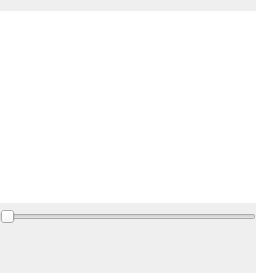
  <widget class="QWidget" name="centralWidget">
   <layout class="QGridLayout" name="gridLayoutMain">
    <property name="leftMargin">
     <number>0</number>
    </property>
    <property name="rightMargin">
     <number>0</number>
    </property>
    <item row="0" column="0">
     <widget class="GraphicsZoomView" name="graphicsView">
      <property name="baseSize">
       <size>
        <width>0</width>
        <height>21</height>
       </size>
      </property>
      <property name="contextMenuPolicy">
       <enum>Qt::CustomContextMenu</enum>
      </property>
      <property name="frameShape">
       <enum>QFrame::NoFrame</enum>
      </property>
      <property name="frameShadow">
       <enum>QFrame::Plain</enum>
      </property>
      <property name="lineWidth">
       <number>0</number>
      </property>
      <property name="verticalScrollBarPolicy">
       <enum>Qt::ScrollBarAlwaysOff</enum>
      </property>
      <property name="horizontalScrollBarPolicy">
       <enum>Qt::ScrollBarAlwaysOff</enum>
      </property>
      <property name="backgroundBrush">
       <brush brushstyle="SolidPattern">
        <color alpha="255">
         <red>0</red>
         <green>0</green>
         <blue>0</blue>
        </color>
       </brush>
      </property>
      <property name="dragMode">
       <enum>QGraphicsView::ScrollHandDrag</enum>
      </property>
     </widget>
    </item>
    <item row="1" column="0">
     <widget class="JumpSlider" name="horizontalSliderPosition">
      <property name="pageStep">
       <number>1</number>
      </property>
      <property name="orientation">
       <enum>Qt::Horizontal</enum>
      </property>
     </widget>
    </item>
    <item row="2" column="0">
     <widget class="ResizeLabel" name="labelAudioTrack">
      <property name="enabled">
       <bool>false</bool>
      </property>
      <property name="sizePolicy">
       <sizepolicy hsizetype="Preferred" vsizetype="Fixed">
        <horstretch>0</horstretch>
        <verstretch>0</verstretch>
       </sizepolicy>
      </property>
      <property name="minimumSize">
       <size>
        <width>0</width>
        <height>32</height>
       </size>
      </property>
      <property name="maximumSize">
       <size>
        <width>16777215</width>
        <height>32</height>
       </size>
      </property>
      <property name="lineWidth">
       <number>0</number>
      </property>
      <property name="text">
       <string/>
      </property>
      <property name="pixmap">
       <pixmap resource="ressources.qrc">:/IMG/IMG/Histogram.png</pixmap>
      </property>
      <property name="scaledContents">
       <bool>true</bool>
      </property>
     </widget>
    </item>
   </layout>
  </widget>
